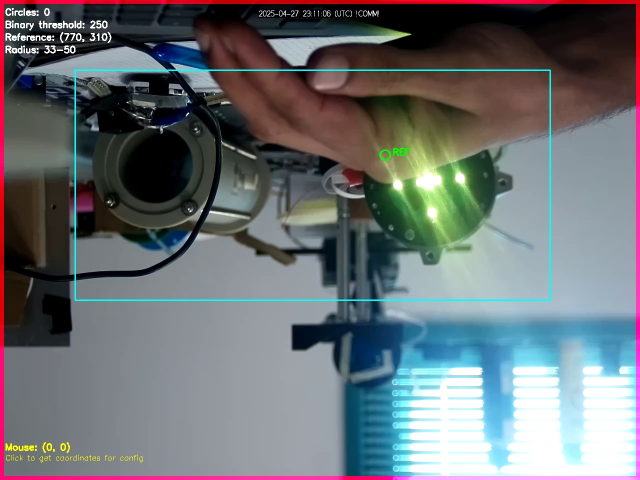
#> input picture frame_20250827_150847.jpg, 1280 x 960 px, given in place of unicast, which was not available (shown at 1/2 size)
$ python LED_Track_Algo.py
#> lines starting #> are read from the running program, lines starting #| are printed output that depends on the picture; after the words box and inside, x2 and y2 are one past the last pixel; in counts of white or black regions, pixels touching at a corner belong together; pictures that were not available may be replaced by others from this repository, and a replacement may not be noted
import numpy as np
import cv2
from scipy.ndimage import shift
from scipy.signal import find_peaks
import time  # Add time import for reconnection logic

# Connect to RTSP live stream with authentication
# Replace 'username' and 'password' with actual credentials
username = "fgcam"  # Change this to your camera username
password = "admin"  # Change this to your camera password
rtsp_url = f"rtsp://{username}:{password}@169.254.160.162:8554/0/unicast"

cap = cv2.VideoCapture(rtsp_url)

# Set buffer size to reduce latency for live stream
cap.set(cv2.CAP_PROP_BUFFERSIZE, 1)

# Additional settings for better performance and stability
cap.set(cv2.CAP_PROP_READ_TIMEOUT_MSEC, 1000)  # Reduced timeout to 1 second
cap.set(cv2.CAP_PROP_FPS, 15)  # Limit FPS to reduce processing load

# Network stream settings for better stability
cap.set(cv2.CAP_PROP_FOURCC, cv2.VideoWriter_fourcc('H','2','6','4'))
cap.set(cv2.CAP_PROP_FRAME_WIDTH, 640)  # Request lower resolution
cap.set(cv2.CAP_PROP_FRAME_HEIGHT, 480)

#cap=cv2.VideoCapture(r"C:\Users\user\Videos\vlc-record-2024-09-23-11h59m43s-Converting rtsp___fgcam_admin@169.254.118.8_8554_0_unicast-.mp4")

# PARAMS & DEFINITIONS
img_counter = 0
fps = 15  # Reduced from 25 to 15 for better performance
calc_length = 45  # Reduced proportionally (60*15/25)
# Removed frame_skip to prevent switching between frames
processing_counter = 0

# Stream reconnection variables
reconnect_attempts = 0
max_reconnect_attempts = 5
last_successful_frame_time = 0
stream_timeout_threshold = 3.0  # seconds

def reconnect_stream(rtsp_url, max_attempts=3):
    """Attempt to reconnect to the RTSP stream"""
    for attempt in range(max_attempts):
        print(f"Reconnection attempt {attempt + 1}/{max_attempts}...")

        # Close existing connection
        cap.release()
        time.sleep(1)  # Wait before reconnecting

        # Create new connection
        new_cap = cv2.VideoCapture(rtsp_url)
        new_cap.set(cv2.CAP_PROP_BUFFERSIZE, 1)
        new_cap.set(cv2.CAP_PROP_READ_TIMEOUT_MSEC, 1000)
        new_cap.set(cv2.CAP_PROP_FPS, 15)
        new_cap.set(cv2.CAP_PROP_FOURCC, cv2.VideoWriter_fourcc('H','2','6','4'))

        # Test the connection
        ret, test_frame = new_cap.read()
        if ret and test_frame is not None:
            print("✅ Reconnected successfully!")
            return new_cap
        else:
            print(f"❌ Reconnection attempt {attempt + 1} failed")
            new_cap.release()

    print("❌ All reconnection attempts failed")
    return None
T = 0
Led_freq = 4.4
Box_size = 100  # Adjusted box size for better precision
sBox_size = 20
MAG=20
freq_counter_th = 5

freq_th = 0.25
Mode = 1
max_history_length = 30
pixel_count_idx = 0
P = []
freq = []
freq_history = []
frame_count = 0  # To track how many frames we've processed so far

# Counters
scounter = 0
tcounter = 0
m2counter = 0

# Get frame parameters
frameCount = int(cap.get(cv2.CAP_PROP_FRAME_COUNT))
frameWidth = int(cap.get(cv2.CAP_PROP_FRAME_WIDTH))
frameHeight = int(cap.get(cv2.CAP_PROP_FRAME_HEIGHT))

# Video writer setup (if needed for saving)
fourcc = cv2.VideoWriter_fourcc(*'MP4V')

# Calculate grid size
WI = int(frameWidth / Box_size)
HE = int(frameHeight / Box_size)
sWI = int((Box_size+2*MAG)/ sBox_size)
sHE = int((Box_size+2*MAG)/ sBox_size)

# Initialize necessary buffers and counters
pixel_count_buff = np.zeros(calc_length)
freq_counter = np.zeros((HE, WI))
fourier_buff = np.zeros((calc_length, HE, WI))
sfourier_buff = np.zeros((calc_length, sHE, sWI))


# Initialize tracker - using available tracker for OpenCV 4.10.0
try:
    # Try MIL tracker (available in OpenCV 4.10.0)
    tracker = cv2.TrackerMIL_create()
except AttributeError:
    try:
        # Try GOTURN tracker as alternative
        tracker = cv2.TrackerGOTURN_create()
    except AttributeError:
        try:
            # Try DaSiamRPN tracker as fallback
            tracker = cv2.TrackerDaSiamRPN_create()
        except AttributeError:
            print("No compatible tracker found!")
            exit(1)

# Initialize timing for reconnection logic
last_successful_frame_time = time.time()

while True:
    ret, frame = cap.read()
#> frame is the input picture: shape (960, 1280, 3); mean B, G, R 115.7, 112.3, 107
    current_time = time.time()

    if not ret or frame is None:
        # Check if we've been without frames for too long
        time_since_last_frame = current_time - last_successful_frame_time

        if time_since_last_frame > stream_timeout_threshold:
            print(f"Stream timeout detected ({time_since_last_frame:.1f}s). Attempting reconnection...")

            # Try to reconnect
            new_cap = reconnect_stream(rtsp_url, max_reconnect_attempts)
            if new_cap is not None:
                cap = new_cap
                last_successful_frame_time = time.time()
                continue
            else:
                print("Failed to reconnect. Exiting...")
                break
        else:
            # Short timeout, just continue trying
            time.sleep(0.1)
            continue
    else:
        # Successfully got a frame
        last_successful_frame_time = current_time

    # Drop frames if processing is too slow (prevent buffer buildup)
    frames_to_drop = 0
    while cap.get(cv2.CAP_PROP_BUFFERSIZE) > 1 and frames_to_drop < 3:
        ret_drop, _ = cap.read()
        if not ret_drop:
            break
        frames_to_drop += 1

    if frames_to_drop > 0:
        print(f"Dropped {frames_to_drop} frames to prevent buffer buildup")

    # Clear buffer periodically to prevent accumulation
    if frame_count % 30 == 0:
        # Force buffer clear by setting buffer size
        cap.set(cv2.CAP_PROP_BUFFERSIZE, 1)

    # Increment the frame count
    frame_count += 1

    # Optimize processing by reducing complex calculations frequency
    processing_counter += 1
    do_heavy_processing = (processing_counter % 3 == 0)  # Heavy processing every 3rd frame

    # Convert frame to grayscale
    #img = cv2.cvtColor(frame, cv2.COLOR_BGR2GRAY)

    img = (0.5 * frame[:, :, 0] + 0.5 * frame[:, :, 2]).astype("uint8")
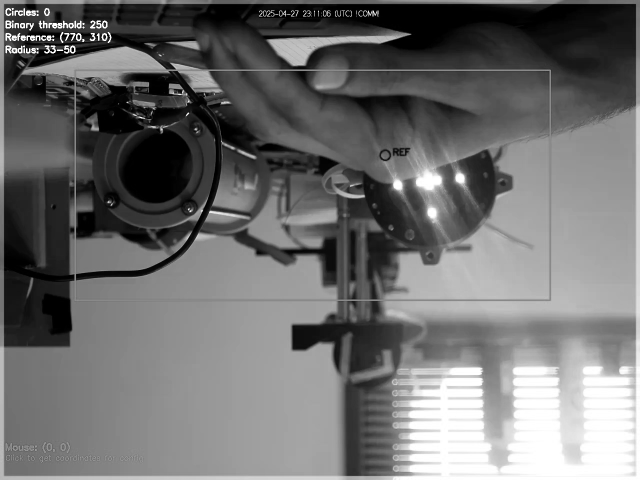
#> img: shape (960, 1280) (shown at 1/2 size); min 0, max 255, mean 111.1
    #_, img = cv2.threshold(img, 254, 255, cv2.THRESH_TOZERO_INV)
    #img=(img-np.min(img))/(np.max(img)-np.min(img))
    #img=(255*img).astype("uint8")
    # Apply binary threshold
    k = np.median(img) / np.std(img)
#> k = 1.74
    D_Th = np.average(img) + k * np.median(img)
#> D_Th = 316.5
    D_Th=min(D_Th,245)
#> D_Th = 245
    D_Th = max(D_Th, 180)

    _, B2 = cv2.threshold(img, D_Th, 255, cv2.THRESH_BINARY)  # Lowered threshold for better detection
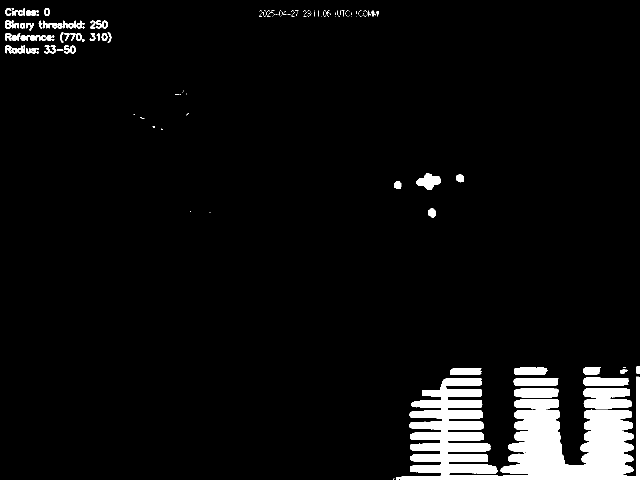
#> B2: shape (960, 1280) (shown at 1/2 size); 5.6% white; 187 white regions (121 under 20 px), largest, box (x1, y1, x2, y2) and area: (1001, 819, 1268, 952) 25323, (819, 756, 996, 952) 20682, (792, 753, 1280, 960) 4790
    #print(D_Th)

    # Apply dilation
    #B3 = cv2.dilate(B2, np.ones((2, 2), np.uint8), iterations=2)  # Same dilation for noise reduction

    # Store the sum of white pixels for frequency analysis
    #freq.append(np.sum(B2))

    # **STEP 3: Skip all processing until we have 60 frames**
    if frame_count < calc_length:
        # Update the buffer but skip FFT and image processing
        for h in range(HE):
            for w in range(WI):
                b2 = B2[h * Box_size:h * Box_size + Box_size, w * Box_size:w * Box_size + Box_size]
                fourier_buff[:, h, w] = np.roll(fourier_buff[:, h, w], -1)
                fourier_buff[0, h, w] = np.sum(b2)

        continue  # Skip to the next frame until we have 60 frames

    # Once we have accumulated 60 frames, continue with regular processing
    if Mode == 1:
        # Loop through grid cells
        for h in range(HE):
            for w in range(WI):
                # Get current block in the grid
                b2 = B2[h * Box_size:h * Box_size + Box_size, w * Box_size:w * Box_size + Box_size]
                #b3 = B3[h * Box_size:h * Box_size + Box_size, w * Box_size:w * Box_size + Box_size]

                # Shift and update the Fourier buffer using np.roll
                fourier_buff[:, h, w] = np.roll(fourier_buff[:, h, w], -1)
                fourier_buff[0, h, w] = np.sum(b2)

                # Subtract the mean and apply FFT
                func = fourier_buff[:, h, w] - np.mean(fourier_buff[:, h, w])
                fftx = np.abs(np.fft.rfft(func))[3:]  # Start from 3 to skip low frequencies
                f_axis = np.linspace(0, fps / 2, len(fftx) + 3)[3:]

                # Find peaks in the FFT
                peaks, _ = find_peaks(fftx, height=np.max(fftx) * 0.5)  # Reduce peak sensitivity

                # Determine the dominant frequency (if any)
                if len(peaks) > 0 and fftx[peaks[0]] > 4 * np.median(fftx):
                    T = f_axis[peaks[0]]
                else:
                    T = 0

                # Draw rectangles around each grid cell
                cv2.rectangle(frame, (w * Box_size, h * Box_size), (w * Box_size + Box_size, h * Box_size + Box_size),
                              (0, 0, 255), 2)

                # If frequency matches LED frequency
                if np.abs(T - Led_freq) < freq_th:
                    freq_counter[h, w] += 1
                    if freq_counter[h, w] > freq_counter_th:
                        # [9 lines of commented-out code are left out]
                        top_point = (w * Box_size-MAG, h * Box_size-MAG)
                        bottom_point = ((w + 1) * Box_size+MAG, (h + 1) * Box_size+MAG)
                        Mode = 2
                        freq_counter[h, w] = 0

                        # BREAK OUT OF BOTH LOOPS ONCE TRACKING STARTS
                        break  # Break out of inner loop
            if Mode == 2:
                break  # Break out of outer loop
    elif Mode == 2:

        TW = 1300
        TH = 1300
        BW = 0
        BH = 0
        start_h = top_point[1]
        start_w = top_point[0]
        for sh in range(sHE):

            for sw in range(sWI):

                b2 = B2[start_h + sh * sBox_size:start_h + sh * sBox_size + sBox_size,
                     start_w + sw * sBox_size:start_w + sw * sBox_size + sBox_size]
                #b3 = B3[start_h + sh * sBox_size:start_h + sh * sBox_size + sBox_size,
                #     start_w + sw * sBox_size:start_w + sw * sBox_size + sBox_size]
                img2 = frame[start_h + sh * sBox_size:start_h + sh * sBox_size + sBox_size,
                       start_w + sw * sBox_size:start_w + sw * sBox_size + sBox_size]
                z = shift(sfourier_buff[:, sw, sh], 1)
                z[0] = np.sum(b2)
                sfourier_buff[:, sw, sh] = z

                # Only do heavy FFT processing every 3rd frame
                if do_heavy_processing:
                    func = sfourier_buff[:, sw, sh] - np.average(sfourier_buff[:, sw, sh])
                    fftx = np.abs(np.fft.rfft(sfourier_buff[:, sw, sh]))[1:]
                    f_axis = np.linspace(0, fps / 2, int(0.5 * len(sfourier_buff[:, sw, sh])) + 1)[1:]
                    peaks, _ = find_peaks(fftx, height=np.max(fftx))
                else:
                    # Use previous results for non-processing frames
                    if 'prev_sT' not in locals():
                        prev_sT = 0
                    sT = prev_sT

                cv2.rectangle(frame, (start_w + sw * sBox_size, start_h + sh * sBox_size),
                              (start_w + sw * sBox_size + sBox_size, start_h + sh * sBox_size + sBox_size), (0, 0, 255),2)

                # Only calculate frequency when doing heavy processing
                if do_heavy_processing:
                    # if fourier_thresh<fourier_TH:
                    if len(peaks) > 0 and fftx[peaks[0]] > 4 * np.median(fftx):
                        sT = f_axis[peaks][0]
                        prev_sT = sT  # Store for next non-processing frame
                    else:
                        sT = 0
                        prev_sT = 0

                if np.abs(sT - Led_freq) < freq_th:  # fftx[int(calc_length/fps)]>fourier_thresh:
                    stop_point = (sw * sBox_size + start_w, sh * sBox_size + start_h)
                    sbottom_point = ((sw + 1) * sBox_size + start_w, (sh + 1) * sBox_size + start_h)

                    TW = min(TW, stop_point[0])
                    TH = min(TH, stop_point[1])
                    BW = max(BW, sbottom_point[0])
                    BH = max(BH, sbottom_point[1])

                    #cv2.rectangle(frame, sbottom_point, stop_point, (0, 0, 255), 2)

                    cv2.rectangle(frame, (TW, TH), (BW, BH), (0, 255, 0), 2)
                    scounter = scounter + 1

                    if (scounter > 10) and (stop_point[0] + sBox_size < frameWidth) and (
                            stop_point[1] + sBox_size < frameHeight):
                        Mode = 3
                        bbox = (stop_point[0], stop_point[1], sbottom_point[0] - stop_point[0],
                                sbottom_point[1] - stop_point[1])
                        tracker.init(frame, bbox)
                        scounter = 0
                if (Mode == 3) or (Mode == 1):
                    break

        m2counter = m2counter + 1
        cv2.putText(frame, str(m2counter), (start_w + sw * sBox_size, start_h + sh * sBox_size),
                    cv2.FONT_HERSHEY_SIMPLEX, 0.5, (255, 255, 255), 2)

        if (m2counter) > 1.5 * calc_length:
            Mode = 1
            m2counter = 0

        # if (Mode==3) or (Mode==1):
        #    break


    elif Mode == 3:
        # Tracking mode
        print(bbox)
        success, bbox = tracker.update(frame)
        if success:
            x, y, w, h = [int(v) for v in bbox]
            cv2.rectangle(frame, (x, y), (x + w, y + h), (0, 255, 0), 2)

            # Count non-zero pixels inside the current bounding box
            roi_binary = B2[y:y + h, x:x + w]
            non_zero_pixel_count = np.sum(roi_binary)

            # Update pixel count buffer (shift and update)
            pixel_count_buff = np.roll(pixel_count_buff, -1)
            pixel_count_buff[-1] = non_zero_pixel_count
            tcounter = tcounter + 1
            if tcounter > calc_length:

                # Perform FFT on the pixel count buffer to detect object frequency
                pixel_count_fft = np.abs(np.fft.rfft(pixel_count_buff - np.mean(pixel_count_buff)))[1:]
                f_axis = np.linspace(0, fps / 2, len(pixel_count_fft) + 1)[1:]

                # Find peaks in the FFT to detect the dominant frequency
                peaks, _ = find_peaks(pixel_count_fft, height=np.max(pixel_count_fft))

                if len(peaks) > 0 and pixel_count_fft[peaks[0]] > 1.5 * np.median(pixel_count_fft):
                    detected_freq = f_axis[peaks[0]]
                else:
                    detected_freq = 0

                # [9 lines of commented-out code are left out]
                if abs(detected_freq - Led_freq) > freq_th:
                    #print(
                    #    f"Frequency {detected_freq:.2f} Hz deviates from mean {mean_freq:.2f} Hz with std {std_freq:.2f}. Switching back to Mode 1.")
                    Mode = 1
                    # tracker = cv2.TrackerMIL_create()  # Reinitialize the tracker if necessary
                    freq_history = []
                    tcounter = 0
                else:
                    cv2.rectangle(frame, (x, y), (x + w, y + h), (0, 255, 0), 2)
                    cv2.putText(frame, f'Freq: {detected_freq:.2f} Hz', (x, y - 30), cv2.FONT_HERSHEY_SIMPLEX, 0.5,
                                (255, 255, 255), 2)

            # Display the tracking information
                #cv2.putText(frame, f'Pixels > 0: {int(non_zero_pixel_count)}', (x, y - 30), cv2.FONT_HERSHEY_SIMPLEX, 0.5,
                #        (255, 255, 255), 2)

            # cv2.putText(frame, f'Mean Freq: {mean_freq:.2f} Hz', (x, y - 70), cv2.FONT_HERSHEY_SIMPLEX, 0.5, (255, 255, 255), 2)
        else:
            Mode = 1
            # tracker = cv2.TrackerMIL_create()

    # Show the processed binary image (B3) or frame
    # Optimize display - reduce resolution for better performance
    C2 = cv2.cvtColor(B2, cv2.COLOR_GRAY2RGB)
    FRAMES = np.concatenate((frame, C2), axis=1)
    # Reduced resolution for better performance
    prv = cv2.resize(FRAMES, (960, 360))  # Smaller than original 1280x960
    cv2.imshow("preview", prv)

    # Handle keypress with reduced wait time for better responsiveness
    k = cv2.waitKey(1)  # Reduced from 30 to 1 ms
    if k == 27 or k == ord('q'):  # ESC or 'q' to quit
        break

# Cleanup
cap.release()
cv2.destroyAllWindows()

$ run again, on frame_20250827_150856.jpg
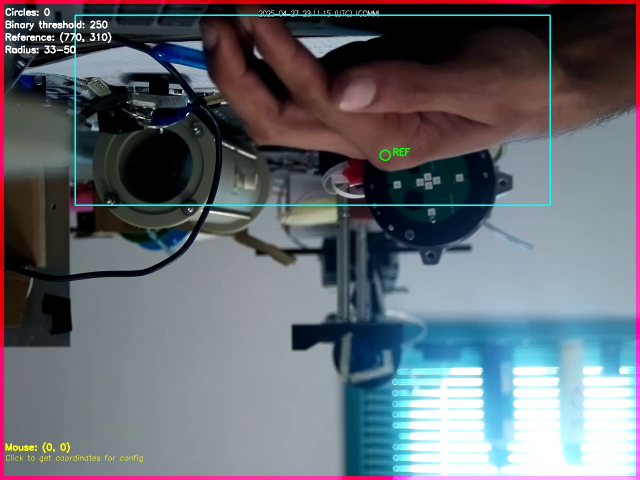
#> input picture frame_20250827_150856.jpg, 1280 x 960 px, given in place of unicast, which was not available (shown at 1/2 size)
#> frame is the input picture: shape (960, 1280, 3); mean B, G, R 112.6, 104.9, 100.3
#> `img = (0.5 * frame[:, :, 0] + 0.5 * frame[:, :, 2]).astype("uint8")`:
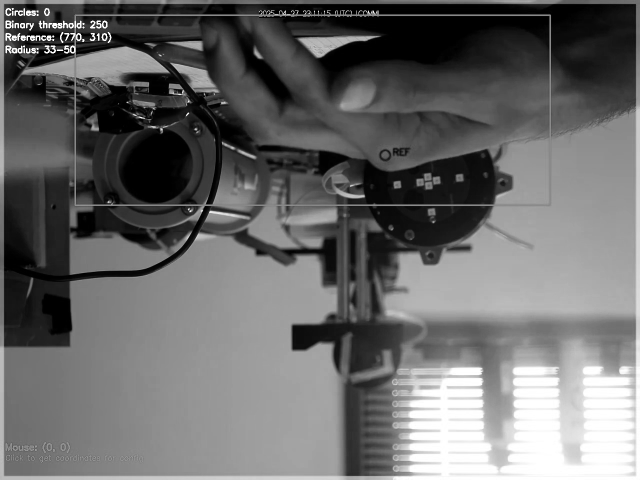
#> img: shape (960, 1280) (shown at 1/2 size); min 0, max 255, mean 106.2
#> k = 1.65
#> `D_Th = np.average(img) + k * np.median(img)`: D_Th = 294.5
#> `D_Th=min(D_Th,245)`: D_Th = 245
#> `_, B2 = cv2.threshold(img, D_Th, 255, cv2.THRESH_BINARY)`:
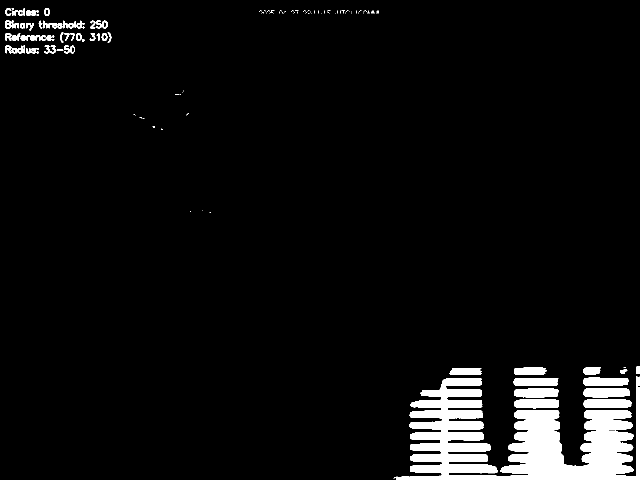
#> B2: shape (960, 1280) (shown at 1/2 size); 5.3% white; 144 white regions (82 under 20 px), largest, box (x1, y1, x2, y2) and area: (1001, 820, 1268, 952) 24387, (818, 756, 996, 952) 20420, (791, 752, 1280, 960) 4787
